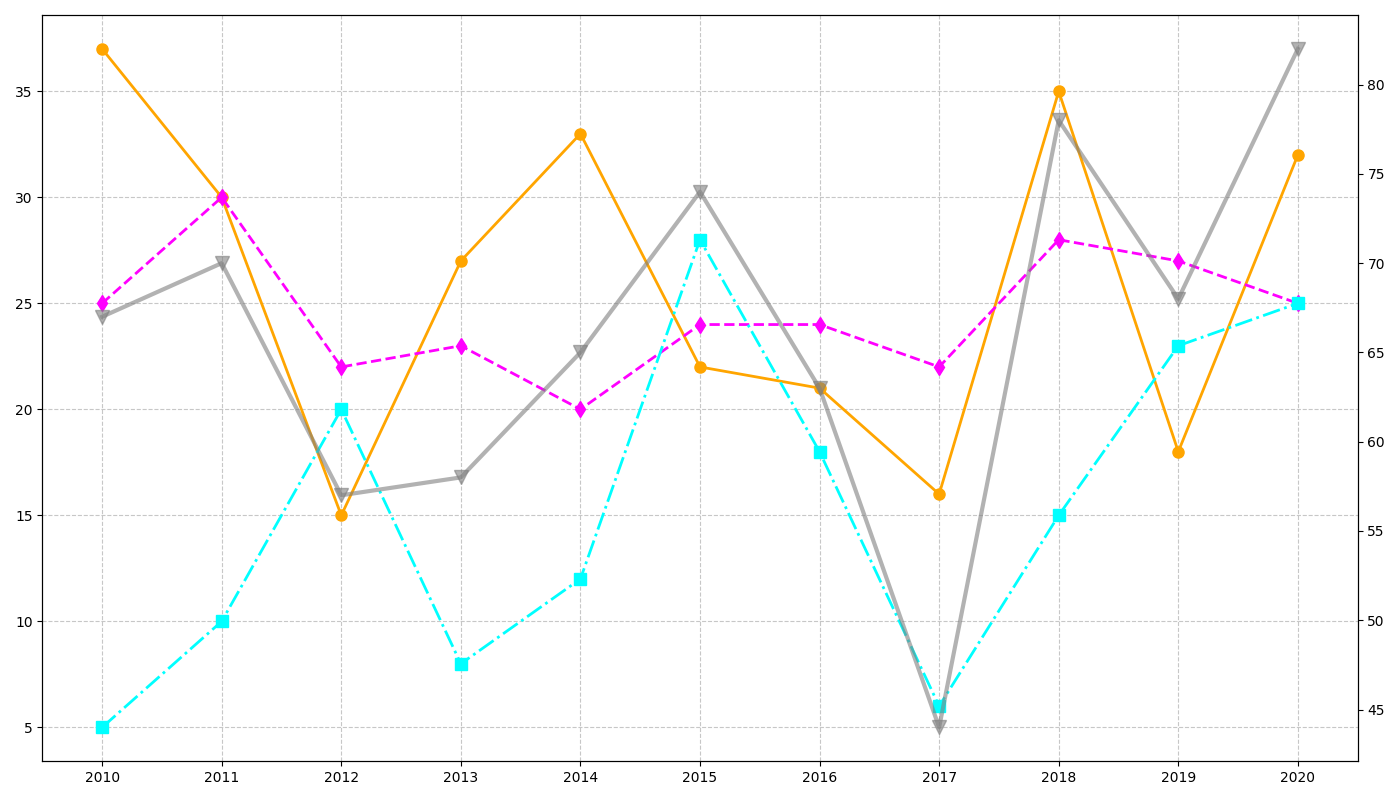

Reproduce this figure in Python.
import matplotlib.pyplot as plt
import numpy as np

years = np.arange(2010, 2021)
usa_missions = np.array([37, 30, 15, 27, 33, 22, 21, 16, 35, 18, 32])
russia_missions = np.array([25, 30, 22, 23, 20, 24, 24, 22, 28, 27, 25])
china_missions = np.array([5, 10, 20, 8, 12, 28, 18, 6, 15, 23, 25])

total_missions = usa_missions + russia_missions + china_missions

fig, ax1 = plt.subplots(figsize=(14, 8))

ax1.plot(years, usa_missions, marker='o', linestyle='-', color='orange', linewidth=2, markersize=8)
ax1.plot(years, russia_missions, marker='d', linestyle='--', color='magenta', linewidth=2, markersize=8)
ax1.plot(years, china_missions, marker='s', linestyle='-.', color='cyan', linewidth=2, markersize=8)

ax2 = ax1.twinx()
ax2.plot(years, total_missions, color='gray', linestyle='-', marker='v', linewidth=3, markersize=10, alpha=0.6)

ax1.grid(True, linestyle='--', alpha=0.7)

ax1.set_xticks(years)

plt.tight_layout()

plt.show()
